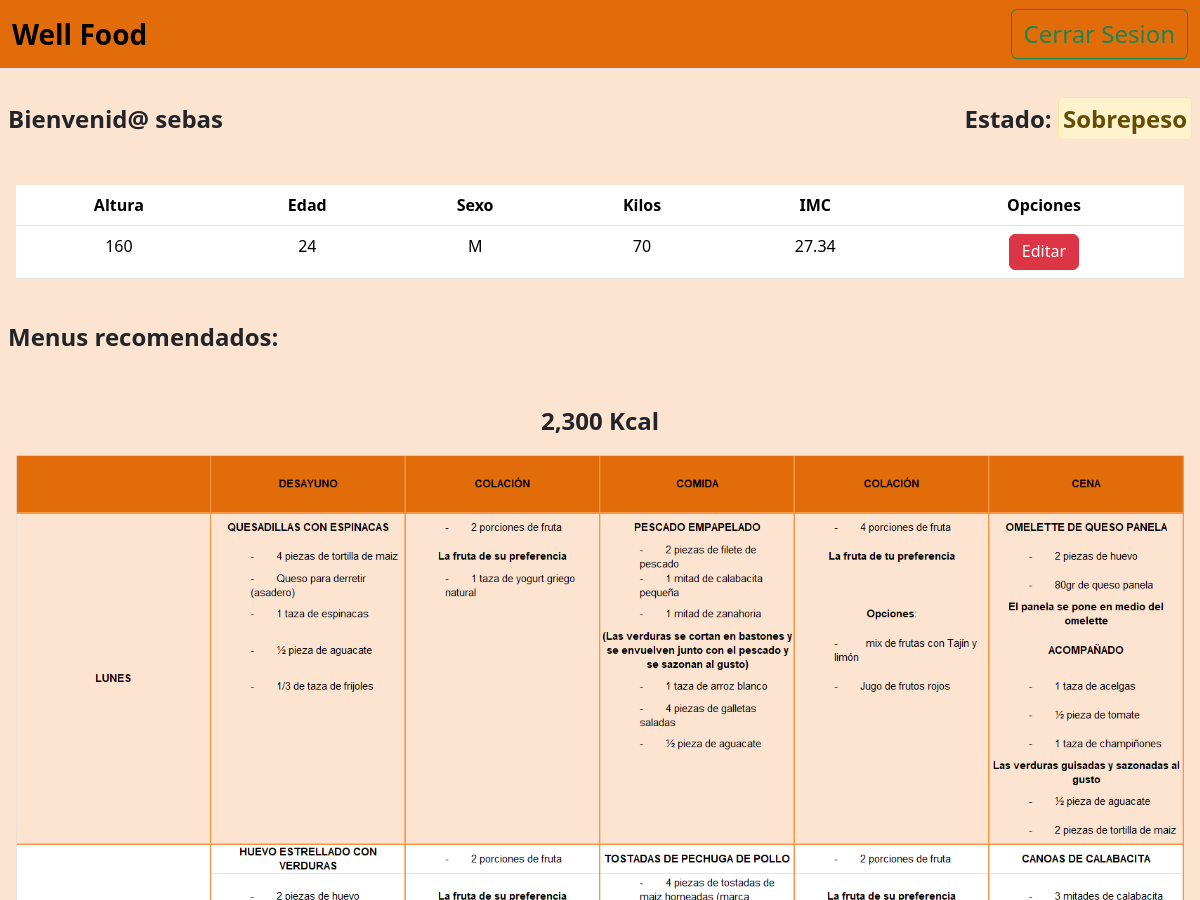
The page /dashboard (signed in, upper part) on the database as committed earlier.
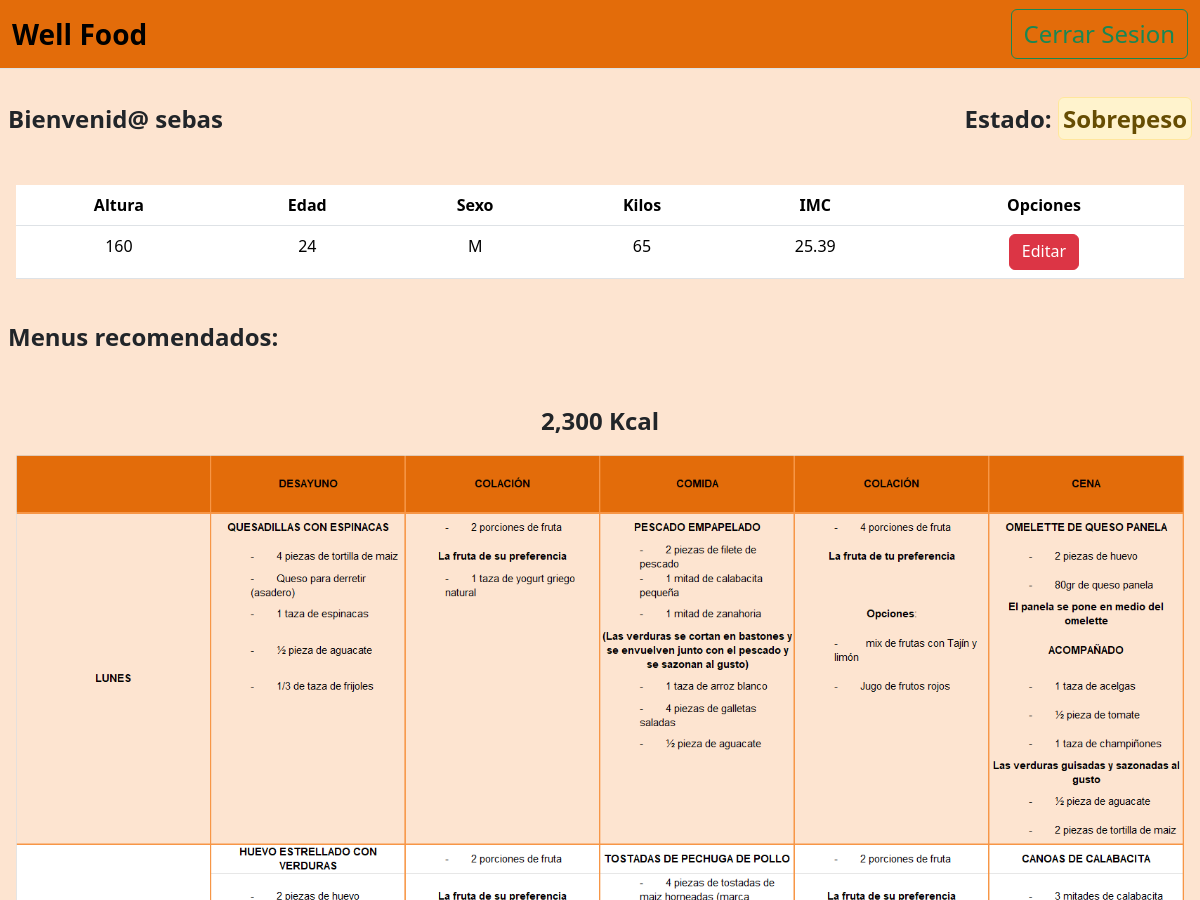
The same page on the database as committed later.
### tables this page shows
CREATE TABLE metric
( metric_id INTEGER PRIMARY KEY AUTOINCREMENT,
  user_id INTEGER,
  altura INTEGER NOT NULL,
  edad INTEGER NOT NULL,
  sexo VARCHAR(1) NOT NULL, kilos INTEGER NOT NULL,
  CONSTRAINT fk_users
    FOREIGN KEY (user_id)
    REFERENCES users(user_id)
);

### app.py (the view)
@app.route('/dashboard', methods=["GET", "POST"])
def dashboard():
  if 'user_id' in session:
    user = con.execute('SELECT * FROM users WHERE user_id = ?', (session['user_id'], )).fetchone()
    msg = 'Bienvenid@ '+user[1]
    metrics = con.execute('SELECT * FROM metric WHERE user_id = ?', (session['user_id'], )).fetchone()
    if metrics != None:
      imc = float((metrics[5]) / (metrics[2]/100)**2)
      if imc > 18.5 and imc < 24.9:
        oper = [0,"Saludable",metrics[4]]
      elif imc > 25 and imc < 29.9:
        oper = [1,"Sobrepeso",metrics[4]]
      elif imc > 30:
        oper = [2,"Obesidad",metrics[4]]
    if metrics == None:
      return redirect(url_for('info'))
    return render_template('dashboard.html', username=user[1], msg=msg, metrics=metrics, imc=("%.2f" % imc), oper=oper)
  return redirect(url_for('login'))

### templates/dashboard.html (shortened to what this page needs)
<!DOCTYPE html>
<html lang="en">
<head>
  <link rel="stylesheet" type="text/css" href="{{ url_for('static',filename='styles/styles.css') }}">
  <link href="https://cdn.jsdelivr.net/npm/bootstrap@5.3.3/dist/css/bootstrap.min.css" rel="stylesheet">
</head>
<body class="orange">
  <nav class="navbar title border-bottom border-body">
    <div class="container-fluid color-lightdark">
      <span class="navbar-brand mb-0 fs-3 fw-bold">Well Food</span>
      <form class="d-flex" role="button">
        <button type="button" class="fs-4 btn btn-outline-success" onclick="location.href='{{ url_for('home') }}'">Cerrar Sesion</button>
      </form>
    </div>
  </nav>
  <div class="d-flex justify-content-between p-2 fs-4 fw-bold">
    <div class="mt-4">{{ msg }}</div>
    {% if metrics != None %}
      {% if oper[1] == 'Sobrepeso' %}
      <div class="mt-4">Estado: <span class="alert alert-warning p-1">{{oper[1]}}</span> </div>
      {% endif %}
    {% endif %}
  </div>
  {% if metrics != None %}
    <div class="p-3 vh-30 mt-4 text-center">
      <table class="table">
        <thead class="">
          <tr class="">
            <th scope="col">Altura</th>
            <th scope="col">Edad</th>
            <th scope="col">Sexo</th>
            <th scope="col">Kilos</th>
            <th scope="col">IMC</th>
            <th scope="col">Opciones</th>
          </tr>
        </thead>
        <tbody class="">
          <tr class="">
            <td>{{ metrics[2] }}</td>
            <td>{{ metrics[3] }}</td>
            <td>{{ metrics[4] }}</td>
            <td>{{ metrics[5] }}</td>
            <td>{{ imc }}</td>
            <td>
              <a href="/dashboard/delete/{{ metrics.1 }}" class="btn btn-danger pt-1">Editar</a>
            </td>
          </tr>
        </tbody>
      </table>
    </div>
  {% endif %}
  <nav class="fs-4 fw-bold p-2"> Menus recomendados:</nav>
  {% if oper[0] == 1 %}
  <div class="orange p-3 vh-30 mt-4 text-center">
    <div id="carouselExampleIndicators" class="carousel slide">
      <div class="carousel-inner">
        {% if oper[2] == 'M' %}
        <div class="carousel-item active">
          <p class="fs-4 fw-bold">2,300 Kcal</p>
          <img src="/static/sobrepeso/menu1-M.png" class="d-block w-100" alt="...">
        </div>
        {% endif %}
      </div>
      <button class="carousel-control-prev" type="button" data-bs-target="#carouselExampleIndicators" data-bs-slide="prev">
      </button>
      <button class="carousel-control-next" type="button" data-bs-target="#carouselExampleIndicators" data-bs-slide="next">
      </button>
    </div>
  </div>
  {% endif %}
</body>
</html>

### static/styles/styles.css (style rules this page uses)
.orange { background-color: #FDE4D0; }
.title { background-color: #E36C0A; }

Rows that differ between the two databases and show on the page:
removed metric: altura "160", edad "24", sexo "M", kilos "70"
added metric: altura "160", edad "24", sexo "M", kilos "65"
Other text that changed with them:
{{ imc }}: "27.34" → "25.39"
